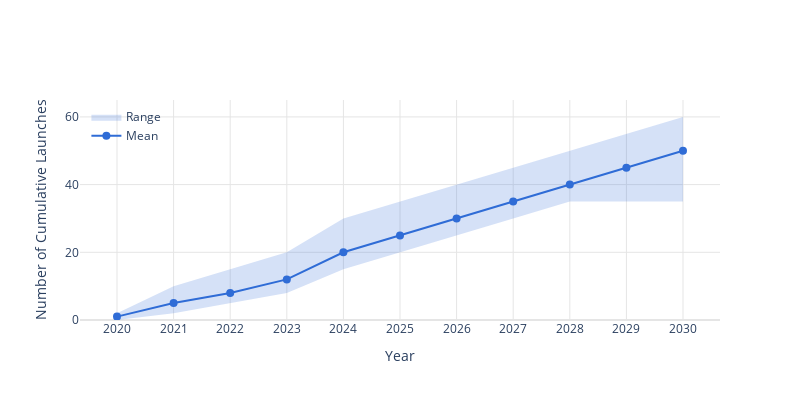

Notebook code cell kept with this figure:
### Code cell
import plotly.graph_objects as go
import pandas as pd

# Create the data
data = {
    'Year': list(range(2020, 2031)),
    'Mean': [1, 5, 8, 12, 20, 25, 30, 35, 40, 45, 50],
    'Min': [0, 2, 5, 8, 15, 20, 25, 30, 35, 35, 35],
    'Max': [2, 10, 15, 20, 30, 35, 40, 45, 50, 55, 60]
}

df = pd.DataFrame(data)

# Create the figure
fig = go.Figure()

# Add the range area
fig.add_trace(go.Scatter(
    x=df['Year'].tolist() + df['Year'].tolist()[::-1],
    y=df['Max'].tolist() + df['Min'].tolist()[::-1],
    fill='toself',
    fillcolor='rgba(47, 108, 214, 0.2)',  # Ultramarine Blue with transparency
    line=dict(color='rgba(255,255,255,0)'),
    showlegend=True,
    name='Range'
))

# Add the mean line
fig.add_trace(go.Scatter(
    x=df['Year'],
    y=df['Mean'],
    mode='lines+markers',
    line=dict(color='#2F6CD6', width=2),  # Ultramarine Blue
    marker=dict(size=8),
    name='Mean'
))

# Update layout
fig.update_layout(
    xaxis_title='Year',
    yaxis_title='Number of Cumulative Launches',
    paper_bgcolor='rgba(0,0,0,0)',
    plot_bgcolor='rgba(0,0,0,0)',
    width=800,
    height=400,
    showlegend=True,
    legend=dict(
        yanchor="top",
        y=0.99,
        xanchor="left",
        x=0.01
    ),
    xaxis=dict(
        tickmode='linear',
        dtick=1,
        gridcolor='#E5E5E5'
    ),
    yaxis=dict(
        gridcolor='#E5E5E5',
        zeroline=True,
        zerolinecolor='#E5E5E5',
        range=[0, 65]  # Set y-axis range to accommodate the maximum value
    )
)

# Show the figure
fig.show()

# Save the figure
fig.write_image("./output/cumulative_launches_forecast.png", scale=2, format="png")

### Figure 1 — Plotly figure (JSON) as saved in the notebook; plotly's stock layout.template omitted (floating-point values rounded to 4 significant figures)
{"data": [{"fill": "toself", "fillcolor": "rgba(47, 108, 214, 0.2)", "line": {"color": "rgba(255,255,255,0)"}, "name": "Range", "showlegend": true, "type": "scatter", "x": [2020, 2021, 2022, 2023, 2024, 2025, 2026, 2027, 2028, 2029, 2030, 2030, 2029, 2028, 2027, 2026, 2025, 2024, 2023, 2022, 2021, 2020], "y": [2, 10, 15, 20, 30, 35, 40, 45, 50, 55, 60, 35, 35, 35, 30, 25, 20, 15, 8, 5, 2, 0]}, {"line": {"color": "#2F6CD6", "width": 2}, "marker": {"size": 8}, "mode": "lines+markers", "name": "Mean", "type": "scatter", "x": [2020, 2021, 2022, 2023, 2024, 2025, 2026, 2027, 2028, 2029, 2030], "y": [1, 5, 8, 12, 20, 25, 30, 35, 40, 45, 50]}], "layout": {"height": 400, "legend": {"x": 0.01, "xanchor": "left", "y": 0.99, "yanchor": "top"}, "paper_bgcolor": "rgba(0,0,0,0)", "plot_bgcolor": "rgba(0,0,0,0)", "showlegend": true, "width": 800, "xaxis": {"dtick": 1, "gridcolor": "#E5E5E5", "tickmode": "linear", "title": {"text": "Year"}}, "yaxis": {"gridcolor": "#E5E5E5", "range": [0, 65], "title": {"text": "Number of Cumulative Launches"}, "zeroline": true, "zerolinecolor": "#E5E5E5"}}}
